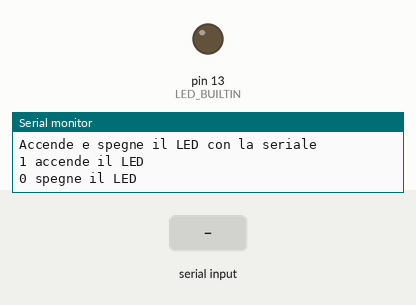
A sketch run on a simulated Arduino Uno, built with avr-gcc and run on an emulated ATmega328P. Parts: output pins drawn as LEDs (lit = HIGH), the last lines printed to the serial monitor. Dashed ring = blinking. The test bench sets the inputs (shaded band).

Above: at 1.2 s.
1.3 s: "2" received over Serial
At 1.7 s:
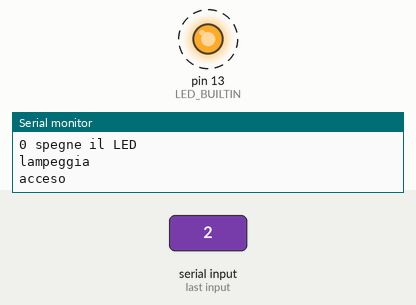
4.3 s: "1" received over Serial
At 4.8 s:
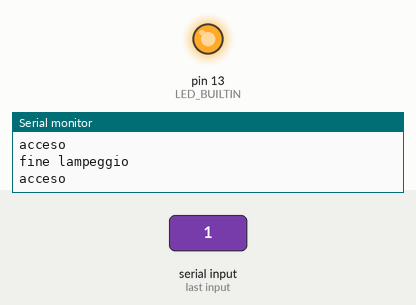
5.8 s: "0" received over Serial
At 7.2 s:
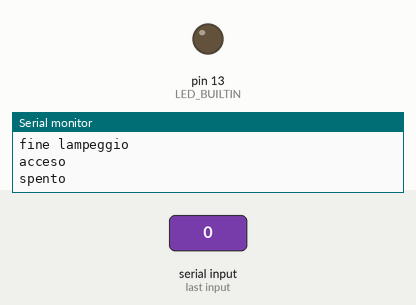
Timing chart, 0 to 8.8 s (numbered marks = the images above; inputs shaded):
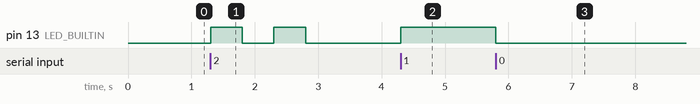

Measured:
- after the input at 1.3 s, pin 13 (LED_BUILTIN): alternates HIGH for 0.50 s and LOW for 0.50 s, 4 changes in all, then stays LOW, starting at once
- after the input at 4.3 s, pin 13 (LED_BUILTIN): LOW → HIGH at once
- after the input at 5.8 s, pin 13 (LED_BUILTIN): HIGH → LOW at once

The sketch:

interprete.ino
```cpp
void setup() {
  Serial.begin(9600);
  while (!Serial) {
  }
  Serial.println("Accende e spegne il LED con la seriale");
  Serial.println("1 accende il LED");
  Serial.println("0 spegne il LED");
  pinMode (LED_BUILTIN, OUTPUT);
}

void loop() {
  if (Serial.available ()) {
    unsigned char comando = Serial.read(); //legge un carattere dalla seriale e lo mette nella variabile comando
    if (comando == '2') {
      Serial.println("lampeggia");
      digitalWrite(LED_BUILTIN, HIGH);
      Serial.println("acceso");
      delay(500);
      digitalWrite(LED_BUILTIN, LOW);
      Serial.println("spento");
      delay(500);
      digitalWrite(LED_BUILTIN, HIGH);
      Serial.println("acceso");
      delay(500);
      digitalWrite(LED_BUILTIN, LOW);
      Serial.println("fine lampeggio");
    } else if (comando == '1') {
      digitalWrite(LED_BUILTIN, HIGH);
      Serial.println("acceso");
    } else if (comando == '0') {
      digitalWrite(LED_BUILTIN, LOW);
      Serial.println("spento");
    } else {
      Serial.println("comando non riconosciuto");
    }
  }
}
```
